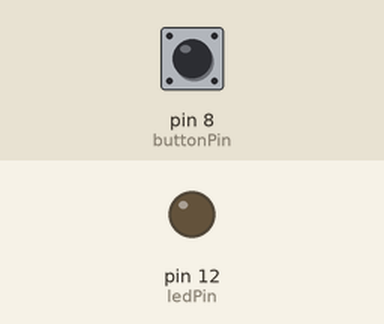
Recording of a sketch running on a simulated Arduino Uno, built with avr-gcc and run on an emulated ATmega328P. On the bench: output pins drawn as LEDs (lit = HIGH). Dashed ring = blinking. Inputs (shaded band) come from the test bench; at power-on: pin 8 (buttonPin) HIGH.

Above: at 1.2 s.
1.3 s: pin 8 (buttonPin) pulled LOW for 1 s
At 2.7 s:
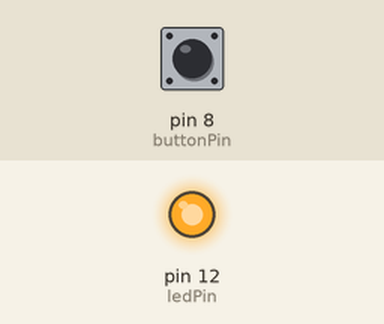
3.8 s: pin 8 (buttonPin) pulled LOW for 0.15 s
At 5.0 s:
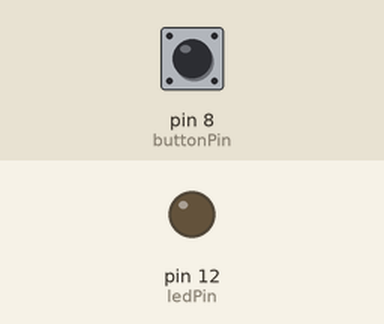
5.4 s: pin 8 (buttonPin) pulled LOW for 3.2 s
At 5.5 s:
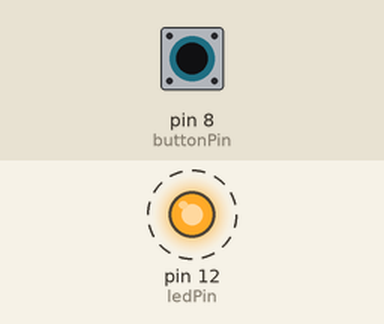
Timing chart, 0 to 9.9 s (numbered marks = the images above; inputs shaded):
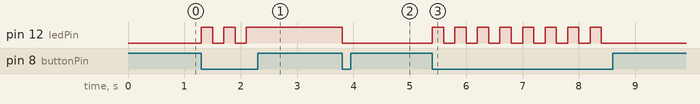

Measured:
- after the input at 1.3 s, pin 12 (ledPin): alternates HIGH for 0.20 s and LOW for 0.20 s, 5 changes in all, then stays HIGH, starting at once
- after the input at 3.8 s, pin 12 (ledPin): HIGH → LOW at once
- after the input at 5.4 s, pin 12 (ledPin): alternates HIGH for 0.20 s and LOW for 0.20 s, 16 changes in all, then stays LOW, starting at once

The sketch:

ButtomV2.ino
```cpp
// We set the pins we use in
const uint8_t buttonPin = 8;
const uint8_t ledPin    = 12;

// Used to record the state
bool ledState = LOW;

// Function that inverts the LED state
void buttonPushed() {
  if (digitalRead(buttonPin) == LOW) { // Whenever the button is pressed

    ledState = !ledState; // Invert the state

    digitalWrite(ledPin, ledState); // Write the new state to the LED

    delay(200); // Small delay, avoids some jittering
  }
}

void setup() {
  pinMode(buttonPin, INPUT_PULLUP);
  pinMode(ledPin, OUTPUT);
  digitalWrite(ledPin, ledState);
}

void loop() {
  buttonPushed();
}
```
